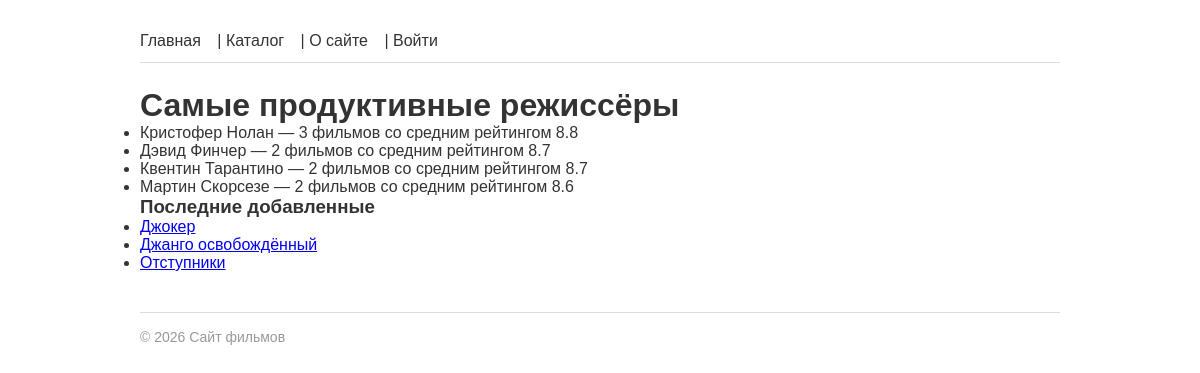
/directors/top/, run on the app's committed database.
### films/models.py (models this page shows, shortened)
class Director(models.Model):
    name = models.CharField(max_length=200, verbose_name='Имя')
    bio = models.TextField(blank=True, verbose_name='Биография')
    photo = models.ImageField(upload_to='directors/', blank=True, verbose_name='Фото')
    slug = models.SlugField(max_length=200, unique=True, blank=True)
    class Meta:
        ordering = ['name']
        verbose_name = 'Режиссёр'
        verbose_name_plural = 'Режиссёры'

class Film(models.Model):
    title = models.CharField(max_length=200, verbose_name='Название')
    year = models.PositiveIntegerField(validators=[validate_film_year], verbose_name='Год выпуска')
    description = models.TextField(blank=True, verbose_name='Описание')
    rating = models.DecimalField(max_digits=3, decimal_places=1, default=0.0, verbose_name='Рейтинг')
    slug = models.SlugField(max_length=200, unique=True, blank=True)
    poster = models.ImageField(
        upload_to='posters/',
        blank=True,
        validators=[
                validate_file_size,
                FileExtensionValidator(allowed_extensions=['jpg', 'jpeg', 'png', 'webp'])
            ],
        verbose_name='Постер'
    )
    created_at = models.DateTimeField(auto_now_add=True, verbose_name='Дата добавления')
    director = models.ForeignKey(
        'Director', on_delete=models.SET_NULL, null=True, blank=True,
        related_name='films', verbose_name='Режиссёр'
    )
    genres = models.ManyToManyField('Genre', blank=True, related_name='films', verbose_name='Жанры')
    actors = models.ManyToManyField('Actor', blank=True, related_name='films', verbose_name='Актёры')
    objects = FilmManager()
    class Meta:
        ordering = ['-year']
        verbose_name = 'Фильм'
        verbose_name_plural = 'Фильмы'
    def get_absolute_url(self):
        return reverse('films:film_detail', kwargs={'slug': self.slug})

### films/views.py (the view)
# urls.py: path('directors/top/', views.top_directors, name='top_directors'),
def top_directors(request):
    directors = Director.objects.annotate(
        avg_rating=Avg('films__rating'),
        film_count=Count('films', distinct=True)
    ).filter(
        film_count__gte=2
    ).order_by(
        '-avg_rating'
    )[:5]
    context = {'directors': directors}
    return render(request, 'films/top_directors.html', context)

### films/models.py (called while the page is built)
    def recent(self, count=5):
        return self.order_by('-created_at')[:count]

### films/templatetags/film_tags.py (called while the page is built)
@register.simple_tag
def current_year():
    return datetime.date.today().year

@register.inclusion_tag('films/includes/latest_films.html')
def latest_films(count=3):
    films = Film.objects.recent(count)
    return {'films': films}

### films/templates/films/top_directors.html (shortened to what this page needs)
{% extends 'base.html' %}
{% block content %}
    <h1>Самые продуктивные режиссёры</h1>
    <ul>
        {% for director in directors %}
            <li>{{ director.name }} — {{ director.film_count }} фильмов со средним рейтингом {{ director.avg_rating|floatformat:1 }}</li>
        {% endfor %}
    </ul>
{% endblock %}

### films/templates/films/includes/latest_films.html
{% load film_tags %}
<div class="latest-films">
    <h3>Последние добавленные</h3>
    <ul>
    {% for film in films %}
        <li><a href="{{ film.get_absolute_url }}">{{ film.title }}</a></li>
    {% empty %}
        <li>Фильмов пока нет.</li>
    {% endfor %}
    </ul>
</div>

### static/css/base.css (style rules this page uses)
* { box-sizing: border-box; margin: 0; padding: 0; }
body { font-family: Arial, sans-serif; max-width: 960px; margin: 0 auto; padding: 20px; color: #333; }

### data on the page
Director: name "Кристофер Нолан", film_count "3", avg_rating "8.8"
Director: name "Дэвид Финчер", film_count "2", avg_rating "8.7"
Director: name "Квентин Тарантино", film_count "2", avg_rating "8.7"
Director: name "Мартин Скорсезе", film_count "2", avg_rating "8.6"
Film: title "Джокер"
Film: title "Джанго освобождённый"
Film: title "Отступники"
